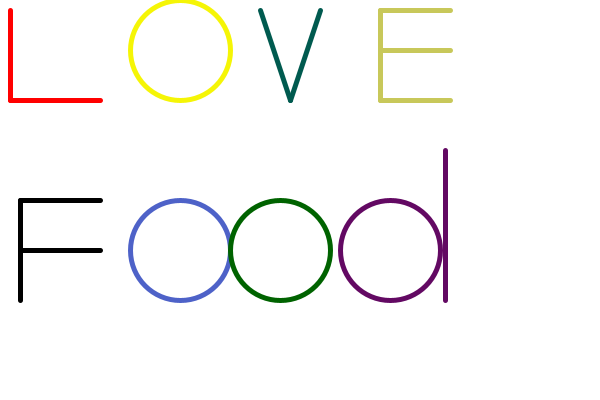
Frame 1 (no input)
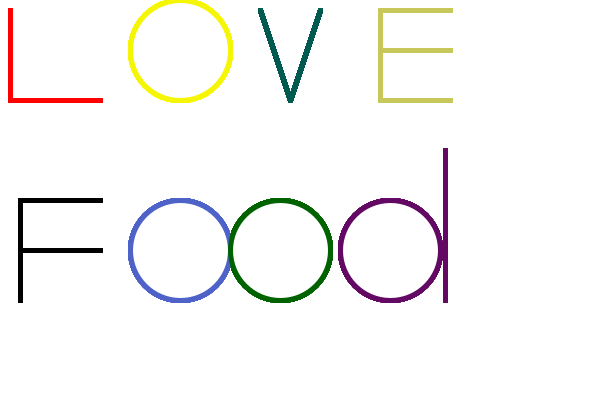
Frame 60 (the mouse pressed at the canvas centre just before this capture)
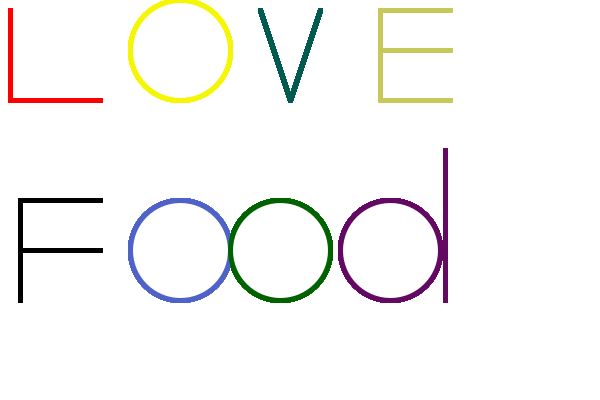
Frame 120 (the mouse held since frame 60 and released just before this capture)

The Processing sketch that drew these frames (run headless with seeded random() and noise(); from frame 60 on, the mouse is pressed at the canvas centre):

// Processing sketch: processing_148707
// ── processing_148707.pde

void setup()
{
  background(255);
  size(600,400);
  strokeWeight(5);
}

void draw()
{
// make each letter a different color

// draw the letter "L" in red
stroke(255,0,0);
line(10,10,10,100); 
line(10,100,100,100); 

// draw the letter "O"
// using the ellipse command
stroke(245,245,6);
ellipse(180,50,100,100);

// draw the letter "V" and the letter "E"
// using the line command
stroke(0,90,79);
line(320,10,290,100);
line(260,10,290,100);
stroke(200,200,90);
line(380,10,380,100);
line(450,100,380,100);
line(450,10,380,10);
line(450,50,380,50);

// create another word using drawing commands
// for example "PIZZA"
stroke(0,0,0);
line(20,300,20,200);
line(20,200,100,200);
line(20,250,100,250);
stroke(78,98,200);
ellipse(180,250,100,100);
stroke(0,99,0);
ellipse(280,250,100,100);
stroke(99,9,99);
line(445,300,445,150);
ellipse(390,250,100,100);
}
